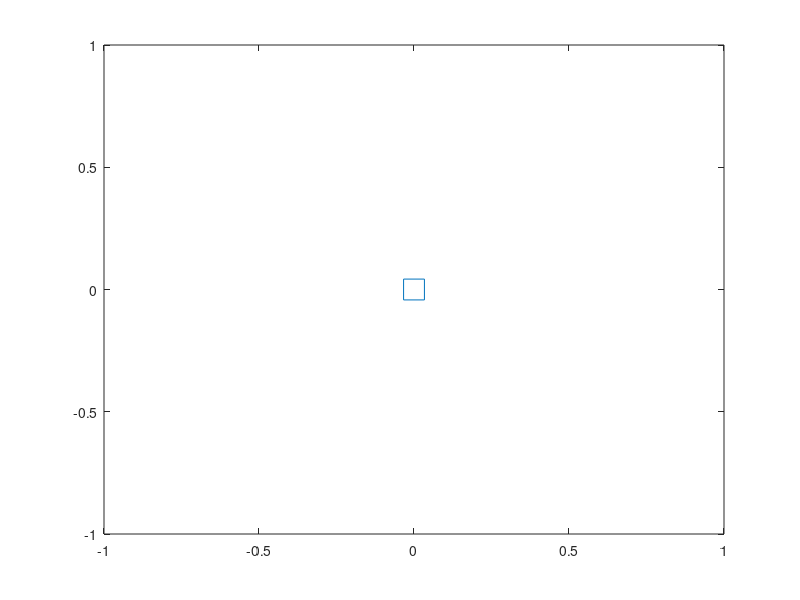

This figure's MATLAB source: (Note: this script raises an error after producing the figure.)
%Seshadhri Srinivasan
%Final version of IJVD file
%static obstacle and hybrid controller
%clear 
clear all;close all;clc;
sprintf('%s', 'Behaviour based path-planning using MILP')
%1. prepare the arena
sprintf('%s','prepare the arena for AV')
xgoal=[20;20];
x_0=0;y_0=0;
init_pos=[x_0;y_0];
plot(x_0,y_0,'square','MarkerSize',15)
hold on
%this piece of code should be replaced for dynamic obstacles
Obs=[3 5; 4 3;12 10;14 14;15 16;18 14;19 20];
place_obstacles(Obs);
plot(xgoal(1,1),xgoal(2,1),'r--O','MarkerSize',30);
Nsense=36; %no. of circular points to sense
theta(:,1)=0*ones(Nsense,1);
Xb=[];r=1;
Xb=sense_range(Nsense,theta,Obs,r)
sprintf('%s','you have successfully created the arena for AV')
sprintf('%s','you have successfully created the arena for AV')
U=[];
Error=[];
%2. Initialization
x_obs=Obs(:,:);
x_old=[0;0;0.5];
u=[1;0.5];
N_sim=300;epsilon1=1.5;
epsilon2=0.75;dt=1;kpv=0.1;
goal_delp=xgoal(1,1)+0.5;
goal_delm=xgoal(2,1)+0.5;
xnew=x_old;
X=[];Y=[];
n_obs=size(Obs,1); %number of obstacles
%3. Simulation of MPC
for i=1:40
     iter=i; Error_sum=sum(Error);

    x_old=xnew;
     %find the distance
     %update the state of the vehicle
      

  if((xnew(1,1)<=goal_delp)&& (xnew(2,1)<=goal_delm))
      %Measure the current position
      x_dist=xnew(1:2,1);
      n_obs=size(Obs,1); %number of obstacles
    %find the distance
                for i=1:n_obs
                dist(i)=norm(x_dist-Obs(i,:)');
                end
    %Implement behaviour based control
   %find the min distance and the obstacle number
   [obs_dist,zdist_pred]=feval('SensorOutput',xnew',Obs);
     [min_dist,kmin]=min(obs_dist(1,:));
      x_obs=Obs(kmin,:)';
     x_obs=x_obs+rand(2,1)*0.5;
     place_obstacles_mov(x_obs);
     xdist=xnew(1:2,1);
     [M,z]=Newdist(x_obs,xdist);
     x_obs=M;
     %[min_dist,kmin]=min(obs_dist(1,:));
     
%    min_dist=dist(1);
%    x_obs=[2;2];
    %  [x_obs,min_dist]=Obsmeas(n_obs,x_dist,Obs,xnew)
      
      %use heuristic rules
        if(min_dist>=epsilon1)
        %GTG is to be selected
        fuel_cost=0.01;
        safety_cost=100;
        blending_cost1=10;
        blending_cost2=10;

      elseif(min_dist>=epsilon2 && min_dist<=epsilon1)
                  
              [u_fwCW]= FWCW(x_obs,xnew,dt)
              [u_fwCCW]= FWCCW(x_obs,xnew,dt)
              [uGTG]=GTG(xgoal,xnew,dt)
              dec1=sum(uGTG.*u_fwCW);
              dec2=sum(uGTG.*u_fwCCW);   
              if(dec1>0)
                  %clockwise follow wall needs to be selected
                  %u=u_fwCW;
                  fuel_cost=100;
                  safety_cost=100;
                  blending_cost1=0.01;
                  blending_cost2=100;
    
              elseif(dec2>0)
                  %Anti-clockwise follow wall needs to be selected
                  %u=u_fwCCW;
                  fuel_cost=100;
                  safety_cost=100;
                  blending_cost1=100;
                  blending_cost2=0.01;
              else
                  sprintf('%s','FW is wrong')
              end
      elseif(min_dist <=epsilon2)
            %Avoid obstacle has to be selected
            %[uA0]=AO(x_obs,xnew,dt);
             fuel_cost=100;
             safety_cost=0.01;  
             blending_cost1=100;
             blending_cost2=100;
      else
          sprintf('%s','check for the conditions')
        
        
   end

                  
  end

    C1=fuel_cost;
    C2=safety_cost;
    C3=blending_cost1;
    C4=blending_cost2;
    
    %MILP selection
    f=[C1 C2 C3 C4];
    A=[1 1 1 1];
    B=[1];
    Aeq=[0 0 1 1];
    Beq=[1];
    M=[1,2];
    e=2^-24;
    %produce the IP solution
    f=[C1 C2 C3 C4];
          A=[1 1 0 0];
          B=[1];
          Aeq=[1 1 1 1];
          Beq=[1]
          %lb=[0;0;0;0];
          %ub=[1;1;1;1];
          M=[3,4];
          e=2^-24;
          [delta_i,v,s]= IP(f,A,B,Aeq,Beq,[],[],M,e)
          
          if(delta_i(1)>=1)
             [uGTG]=GTG(xgoal,xnew,dt);
              u=uGTG;
          elseif(delta_i(2)>=1)
              [uA0]=AO(x_obs,xnew,dt);
              u=uA0;
              elseif(delta_i(3)>=1)
                [u_fwCW]= FWCW(x_obs,xnew,dt);
              u=u_fwCW;
            
                   elseif (delta_i(4)>=1)
                 [u_fwCCW]= FWCCW(x_obs,xnew,dt);
                u=u_fwCCW;
         
          else
              sprintf('%s','something is perhaps wrong')
          end
      xnew=update_leadernew(x_old(1,1),x_old(2,1),x_old(3,1),u)' %xnew
      plot(xnew(1,1), xnew(2,1),'r-square','MarkerSize',10);
      hold on
      title('Fuzzy based path-planning with dynamic obstacles')
      xlabel('x position')
      ylabel('y position')
      X=[X xnew(1,1)];
      Y=[Y xnew(2,1)];
      U=[U; u(2,1)];  
end              

          t=0:1:39;
          figure(2)
          subplot(2,1,1)
          plot(t,X,'g-');
          hold on
          plot(t,Y,'r-')
          subplot(2,1,2)
          plot(t,U)
          
          
          
          
    
    
    
    %MILP based implementation
